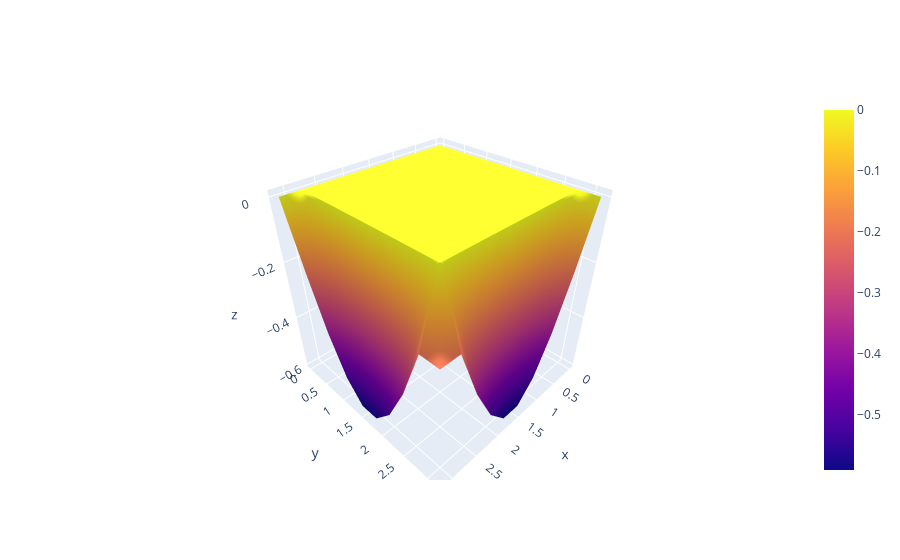

The notebook cell this image was saved under:
### Code cell
fig = go.Figure(data=[go.Surface(z=UU[-1], x=X, y=Y)])
fig.show()

### Figure 1 — Plotly figure (JSON) as saved in the notebook; plotly's stock layout.template omitted (floating-point values rounded to 4 significant figures)
{"data": [{"type": "surface", "x": [0, 0.3491, 0.6981, 1.047, 1.396, 1.745, 2.094, 2.443, 2.793, 3.142], "y": [0, 0.3491, 0.6981, 1.047, 1.396, 1.745, 2.094, 2.443, 2.793, 3.142], "z": [[0, 0, 0, 0, 0, 0, 0, 0, 0, 0], [0, 0, 0, 0, 0, 0, 0, 0, 0, -0.2054], [0, 0, 0, 0, 0, 0, 0, 0, 0, -0.386], [0, 0, 0, 0, 0, 0, 0, 0, 0, -0.5201], [0, 0, 0, 0, 0, 0, 0, 0, 0, -0.5914], [0, 0, 0, 0, 0, 0, 0, 0, 0, -0.5914], [0, 0, 0, 0, 0, 0, 0, 0, 0, -0.5201], [0, 0, 0, 0, 0, 0, 0, 0, 0, -0.386], [0, 0, 0, 0, 0, 0, 0, 0, 0, -0.2054], [0, -0.2054, -0.386, -0.5201, -0.5914, -0.5914, -0.5201, -0.386, -0.2054, -0.2054]]}], "layout": {}}
